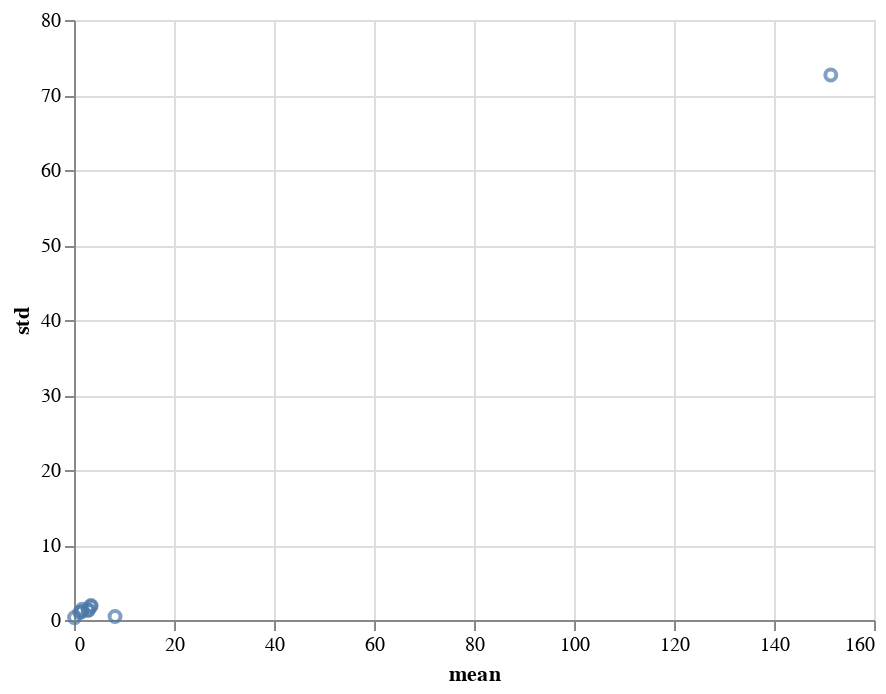

Notebook cell for this chart:
### Code cell
# prompt: means vs std

alt.Chart(summary).mark_point().encode(x='mean', y='std')

### Figure 1 — Vega-Lite specification as saved in the notebook (floating-point values rounded to 4 significant figures)
{"config": {"view": {"continuousWidth": 400, "continuousHeight": 300}}, "data": {"name": "data-4e232381c51c2a92d5857211d5862b2d"}, "mark": "point", "encoding": {"x": {"field": "mean", "type": "quantitative"}, "y": {"field": "std", "type": "quantitative"}}, "$schema": "https://vega.github.io/schema/vega-lite/v4.17.0.json", "datasets": {"data-4e232381c51c2a92d5857211d5862b2d": [{"count": 4986.0, "mean": 8.208, "std": 0.464, "min": 8.0, "25%": 8.0, "50%": 8.0, "75%": 8.0, "max": 11.0}, {"count": 4986.0, "mean": 151.4, "std": 72.66, "min": 49.0, "25%": 109.0, "50%": 133.0, "75%": 165.0, "max": 873.0}, {"count": 4986.0, "mean": 1.499, "std": 1.113, "min": 0.0, "25%": 1.0, "50%": 1.0, "75%": 2.0, "max": 6.0}, {"count": 4986.0, "mean": 1.142, "std": 1.001, "min": 0.0, "25%": 0.0, "50%": 1.0, "75%": 2.0, "max": 6.0}, {"count": 4986.0, "mean": 2.815, "std": 1.334, "min": 1.0, "25%": 2.0, "50%": 3.0, "75%": 4.0, "max": 9.0}, {"count": 4986.0, "mean": 2.87, "std": 1.311, "min": 1.0, "25%": 2.0, "50%": 3.0, "75%": 4.0, "max": 9.0}, {"count": 4986.0, "mean": 0.1089, "std": 0.3204, "min": 0.0, "25%": 0.0, "50%": 0.0, "75%": 0.0, "max": 2.0}, {"count": 4986.0, "mean": 1.655, "std": 1.43, "min": 0.0, "25%": 1.0, "50%": 1.0, "75%": 2.0, "max": 17.0}, {"count": 4986.0, "mean": 3.399, "std": 1.927, "min": 1.0, "25%": 2.0, "50%": 3.0, "75%": 4.0, "max": 17.0}, {"count": 4986.0, "mean": 3.382, "std": 1.79, "min": 1.0, "25%": 2.0, "50%": 3.0, "75%": 4.0, "max": 14.0}]}}
